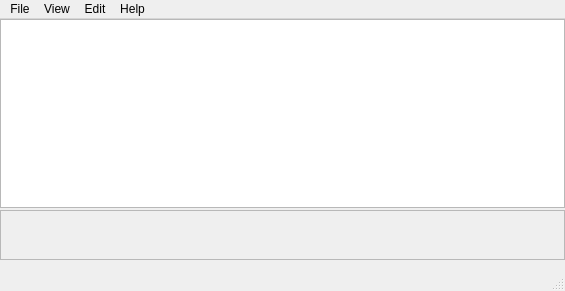
<?xml version="1.0" encoding="UTF-8"?>
<ui version="4.0">
 <class>MainWindow</class>
 <widget class="QMainWindow" name="MainWindow">
  <property name="geometry">
   <rect>
    <x>0</x>
    <y>0</y>
    <width>565</width>
    <height>291</height>
   </rect>
  </property>
  <property name="windowTitle">
   <string>Workouts</string>
  </property>
  <widget class="QWidget" name="centralwidget">
   <layout class="QVBoxLayout" name="verticalLayout">
    <property name="spacing">
     <number>2</number>
    </property>
    <property name="leftMargin">
     <number>0</number>
    </property>
    <property name="topMargin">
     <number>0</number>
    </property>
    <property name="rightMargin">
     <number>0</number>
    </property>
    <property name="bottomMargin">
     <number>9</number>
    </property>
    <item>
     <widget class="QTableView" name="tableView"/>
    </item>
    <item>
     <widget class="QFrame" name="summframe">
      <property name="minimumSize">
       <size>
        <width>0</width>
        <height>50</height>
       </size>
      </property>
      <property name="frameShape">
       <enum>QFrame::StyledPanel</enum>
      </property>
      <property name="frameShadow">
       <enum>QFrame::Raised</enum>
      </property>
     </widget>
    </item>
   </layout>
  </widget>
  <widget class="QMenuBar" name="menubar">
   <property name="geometry">
    <rect>
     <x>0</x>
     <y>0</y>
     <width>565</width>
     <height>22</height>
    </rect>
   </property>
   <widget class="QMenu" name="menuFile">
    <property name="title">
     <string>File</string>
    </property>
    <addaction name="actionOpen"/>
    <addaction name="separator"/>
    <addaction name="actionSettings"/>
    <addaction name="separator"/>
    <addaction name="actionQuit"/>
   </widget>
   <widget class="QMenu" name="menuView">
    <property name="title">
     <string>View</string>
    </property>
    <addaction name="actionTool_bar"/>
    <addaction name="actionStatus_bar"/>
   </widget>
   <widget class="QMenu" name="menuHelp">
    <property name="title">
     <string>Help</string>
    </property>
    <addaction name="actionAbout"/>
    <addaction name="actionAbout_Qt"/>
   </widget>
   <widget class="QMenu" name="menuEdit">
    <property name="title">
     <string>Edit</string>
    </property>
    <addaction name="actionAddWorkout"/>
    <addaction name="actionDeleteWorkout"/>
    <addaction name="actionSubmit"/>
    <addaction name="actionRevert"/>
    <addaction name="separator"/>
    <addaction name="actionWorkoutType"/>
   </widget>
   <addaction name="menuFile"/>
   <addaction name="menuView"/>
   <addaction name="menuEdit"/>
   <addaction name="menuHelp"/>
  </widget>
  <widget class="QStatusBar" name="statusbar"/>
  <action name="actionOpen">
   <property name="enabled">
    <bool>false</bool>
   </property>
   <property name="text">
    <string>Open</string>
   </property>
  </action>
  <action name="actionQuit">
   <property name="icon">
    <iconset>
     <normaloff>resources/exit.svg</normaloff>resources/exit.svg</iconset>
   </property>
   <property name="text">
    <string>Quit</string>
   </property>
  </action>
  <action name="actionAbout">
   <property name="text">
    <string>About</string>
   </property>
  </action>
  <action name="actionAbout_Qt">
   <property name="text">
    <string>About Qt</string>
   </property>
  </action>
  <action name="actionTool_bar">
   <property name="text">
    <string>Tool bar</string>
   </property>
  </action>
  <action name="actionStatus_bar">
   <property name="text">
    <string>Status bar</string>
   </property>
  </action>
  <action name="actionAddWorkout">
   <property name="icon">
    <iconset>
     <normaloff>resources/add.svg</normaloff>resources/add.svg</iconset>
   </property>
   <property name="text">
    <string>Add workout</string>
   </property>
  </action>
  <action name="actionDeleteWorkout">
   <property name="icon">
    <iconset>
     <normaloff>resources/delete.svg</normaloff>resources/delete.svg</iconset>
   </property>
   <property name="text">
    <string>Delete workout</string>
   </property>
  </action>
  <action name="actionSubmit">
   <property name="icon">
    <iconset>
     <normaloff>resources/submit.svg</normaloff>resources/submit.svg</iconset>
   </property>
   <property name="text">
    <string>Submit</string>
   </property>
  </action>
  <action name="actionRevert">
   <property name="icon">
    <iconset>
     <normaloff>resources/revert.svg</normaloff>resources/revert.svg</iconset>
   </property>
   <property name="text">
    <string>Revert</string>
   </property>
  </action>
  <action name="actionWorkoutType">
   <property name="text">
    <string>Workout type</string>
   </property>
  </action>
  <action name="actionSettings">
   <property name="icon">
    <iconset>
     <normaloff>resources/settings.svg</normaloff>resources/settings.svg</iconset>
   </property>
   <property name="text">
    <string>Settings</string>
   </property>
  </action>
 </widget>
 <resources/>
 <connections/>
</ui>
